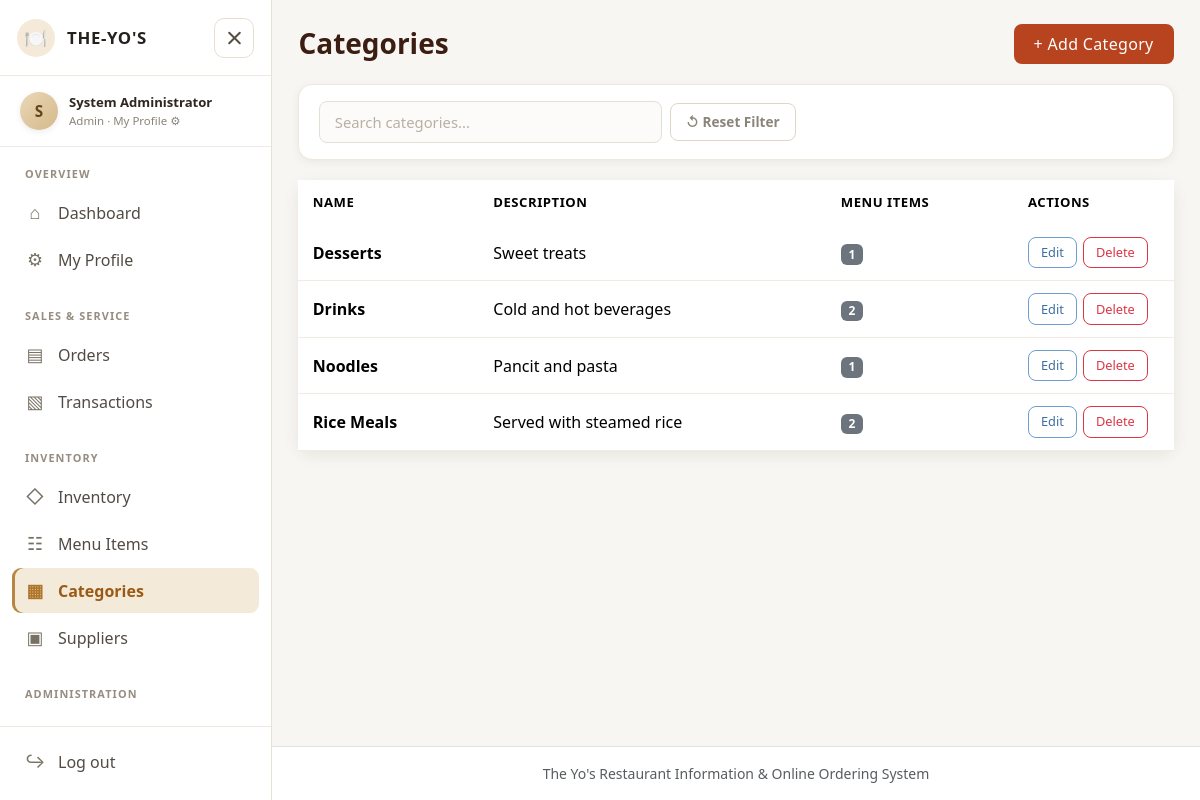
Page /categories.php (signed in) on the committed database.
### tables this page shows
CREATE TABLE categories (
  category_id INT AUTO_INCREMENT PRIMARY KEY,
  category_name VARCHAR(60) NOT NULL UNIQUE,
  description VARCHAR(255) DEFAULT NULL
);

### includes/config.php (called while the page is built, shortened)
<?php
try {
    $conn = mysqli_connect("localhost", "root", "", "theyos_db");
    mysqli_set_charset($conn, "utf8mb4");
} catch (mysqli_sql_exception $ex) {
    if (!isset($conn) || !$conn) {
        error_log($ex->getMessage());
        die("<h3>Cannot connect to the database.</h3><p>Start MySQL in XAMPP and import <b>sql/theyos_db.sql</b> in phpMyAdmin.</p>");
    }
}
function e($s)          { return htmlspecialchars((string)$s, ENT_QUOTES, 'UTF-8'); }
function q($sql, $types = '', $params = []) {
    global $conn;
    $st = mysqli_prepare($conn, $sql);
    if ($types !== '') { mysqli_stmt_bind_param($st, $types, ...$params); }
    mysqli_stmt_execute($st);
    return $st;
}
function rows($st) { return mysqli_fetch_all(mysqli_stmt_get_result($st), MYSQLI_ASSOC); }

### categories.php (the view, shortened to what this page needs)
<?php
require 'includes/config.php'; require_admin();
$title = 'Categories'; $errors = []; $action = $_GET['action'] ?? 'list';
$row = ['category_id' => '', 'category_name' => '', 'description' => ''];
$search = trim($_GET['search'] ?? '');
$list = rows(q("SELECT c.*, (SELECT COUNT(*) FROM menu_items m WHERE m.category_id=c.category_id) AS items FROM categories c WHERE c.category_name LIKE ? ORDER BY c.category_name", 's', ["%$search%"]));
include 'includes/header.php';
?>
<?php if ($action === 'add' || $action === 'edit'): ?>
<div class="card" style="max-width:600px"><div class="card-body p-4">
  <h4><?= $action === 'add' ? 'Add Category' : 'Edit Category' ?></h4>
  <p class="text-muted mb-3"><?= $action === 'add' ? 'Create a new menu category.' : 'Update category details.' ?></p>
  <form method="post"><input type="hidden" name="category_id" value="<?= e($row['category_id']) ?>">
    <div class="row g-3">
      <div class="col-12"><label class="form-label">Name</label><input class="form-control" name="category_name" value="<?= e($row['category_name']) ?>" required placeholder="Category name"></div>
      <div class="col-12"><label class="form-label">Description</label><input class="form-control" name="description" value="<?= e($row['description']) ?>" placeholder="Brief description (optional)"></div>
      <div class="col-12 d-flex gap-2 pt-2">
        <button class="btn btn-yo">Save</button>
        <a class="btn btn-outline-secondary" href="categories.php">Cancel</a>
      </div>
    </div>
  </form>
</div></div>
<?php else: ?>
<div class="page-header"><h3>Categories</h3><a class="btn btn-yo" href="?action=add">+ Add Category</a></div>
<form class="filter-bar auto-filter" method="get">
  <div class="row g-2 align-items-center">
    <div class="col-md-6 col-lg-5"><input type="search" class="form-control" name="search" placeholder="Search categories..." value="<?= e($search) ?>"></div>
    <div class="col-md-3 col-lg-2"><a class="reset-link" href="categories.php">↺ Reset Filter</a></div>
  </div>
</form>
<div class="card"><table class="table table-hover mb-0"><thead><tr><th>Name</th><th>Description</th><th>Menu Items</th><th width="160">Actions</th></tr></thead><tbody>
<?php foreach ($list as $c): ?><tr><td><b><?= e($c['category_name']) ?></b></td><td><?= e($c['description']) ?></td><td><span class="badge bg-secondary"><?= $c['items'] ?></span></td>
  <td>
    <div class="action-btns">
      <a class="btn btn-sm btn-outline-primary" href="?action=edit&id=<?= $c['category_id'] ?>">Edit</a>
      <form method="post" class="d-inline" onsubmit="return confirm('Delete this category?')"><button class="btn btn-sm btn-outline-danger">Delete</button></form>
    </div>
  </td></tr>
<?php endforeach; if (!$list) echo "<tr><td colspan='4' class='empty-state'><p>No categories found.</p></td></tr>"; ?>
</tbody></table></div>
<?php endif; include 'includes/footer.php'; ?>

### css/style.css (style rules this page uses)
:root { --yo-brand: #b8431f; --yo-brand-hover: #963514; --yo-dark: #3b1d12; --yo-cream: #fff8f0; --yo-bg: #f8f6f2; --yo-shadow-sm: 0 2px 8px rgba(40,25,15,.06); --yo-shadow: 0 4px 16px rgba(40,25,15,.08); --yo-shadow-lg: 0 12px 36px rgba(40,25,15,.12); --yo-radius-sm: 8px; --yo-radius: 14px; --yo-radius-lg: 18px; --yo-transition: .22s cubic-bezier(.4,0,.2,1); }
body { background: var(--yo-bg); font-family: 'Segoe UI', system-ui, -apple-system, BlinkMacSystemFont, Arial, sans-serif; color: #282420; -webkit-font-smoothing: antialiased; }
button, input, select, textarea, .card, .side-link, .badge, .btn { transition: all var(--yo-transition); }
.btn-yo { background: var(--yo-brand); color: #fff; border: 0; border-radius: var(--yo-radius-sm); font-weight: 600; padding: .5rem 1.25rem; letter-spacing: .02em; }
.btn { border-radius: var(--yo-radius-sm); font-weight: 500; }
.btn-outline-primary { border-color: #6e9ecf; color: #3b6fa0; }
.card { border: 0; box-shadow: var(--yo-shadow); border-radius: var(--yo-radius); background: #fff; }
.form-control, .form-select { border-radius: var(--yo-radius-sm); border: 1.5px solid #ded6c9; padding: .55rem .9rem; font-size: .925rem; background-color: #fff; }
.form-control::placeholder { color: #b8b0a2; }
.filter-bar { background: #fff; border-radius: var(--yo-radius); padding: 1rem 1.25rem; box-shadow: var(--yo-shadow-sm); margin-bottom: 1.25rem; border: 1px solid #eee8df; }
.filter-bar .form-control, .filter-bar .form-select { border-color: #e5ded3; background: #fcfbfa; }
.filter-bar .reset-link { color: #8b847a; text-decoration: none; font-size: .85rem; font-weight: 600; display: inline-flex; align-items: center; gap: 5px; padding: .5rem .95rem; border-radius: var(--yo-radius-sm); border: 1.5px solid #ded6c9; background: #fff; white-space: nowrap; }
.table thead { background: var(--yo-dark); color: #fff; }
.table thead th { font-weight: 600; font-size: .82rem; letter-spacing: .04em; text-transform: uppercase; padding: .8rem .9rem; border: 0; white-space: nowrap; }
.table td { padding: .75rem .9rem; vertical-align: middle; border-color: #f0ebe3; }
.badge { font-weight: 600; font-size: .75rem; padding: .35em .65em; border-radius: 6px; letter-spacing: .02em; }
.page-header { display: flex; justify-content: space-between; align-items: center; margin-bottom: 1.25rem; }
.page-header h3 { margin: 0; font-weight: 700; color: var(--yo-dark); }
.action-btns { display: flex; gap: 6px; align-items: center; flex-wrap: nowrap; }
.action-btns .btn { padding: .32rem .75rem; font-size: .8rem; }

### rows in the picture
categories: category_name "Desserts", description "Sweet treats", items "1"
categories: category_name "Drinks", description "Cold and hot beverages", items "2"
categories: category_name "Noodles", description "Pancit and pasta", items "1"
categories: category_name "Rice Meals", description "Served with steamed rice", items "2"

### other values in the picture
substr($_SESSION['fullname'], 0, 1) "S"
$_SESSION['fullname'] "System Administrator"
$_SESSION['accesslevel'] "Admin"
$icon "⌂ ⚙ ▤ ▧ ◇ ☷ ▦ ▣"
$label "Dashboard My Profile Orders Transactions Inventory Menu Items Categories Suppliers"
